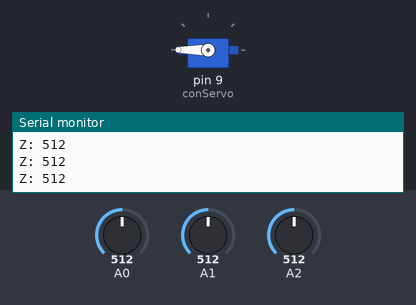
A sketch run on a simulated Arduino Uno, built with avr-gcc and run on an emulated ATmega328P. Parts: servo, the last lines printed to the serial monitor. Inputs (shaded band) come from the test bench; at power-on: A2 = 512, A0 = 512, A1 = 512.

Above: at 1.2 s.
1.3 s: A2 set to 327
2.8 s: A2 set to 299
At 3.7 s:
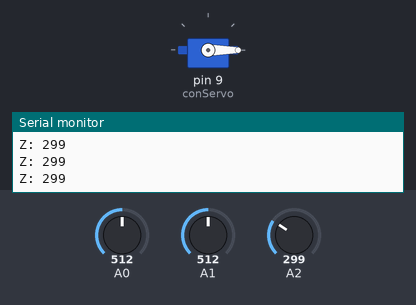
4.3 s: A2 set to 352
5.8 s: A2 set to 379
At 7.0 s:
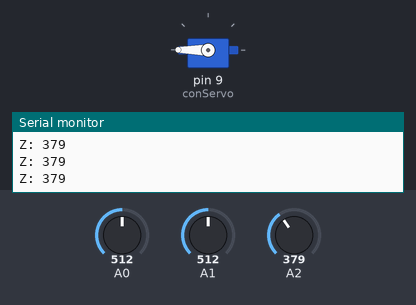
7.3 s: A2 set to 306
At 8.0 s:
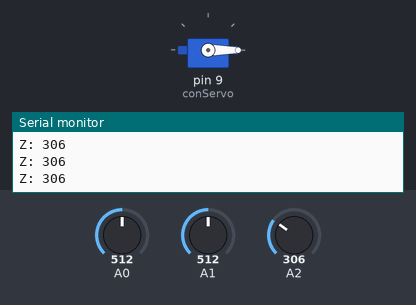
Timing chart, 0 to 10.3 s (numbered marks = the images above; inputs shaded):
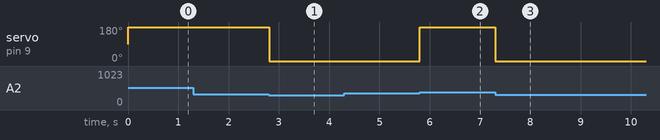

The sketch:

arduinoRobot.ino
```cpp
#include <Servo.h>

Servo conServo;  // create servo object

int xInput = A0;
int yInput = A1;
int zInput = A2;

int xAxisLow = 400;
int xAxisHigh = 600;
int yAxisLow;
int yAxisHigh;
int zAxisLow;
int zAxisHigh;

int accSampleSize = 10;

boolean goingFwd = true;

void setup()
{
  conServo.attach(9);  // attaches the servo on pin 9 to the servo object
  Serial.begin(9600);


}

void loop()
{

  int xRaw = ReadAxis(xInput);
  int yRaw = ReadAxis(yInput);
  int zRaw = ReadAxis(zInput);

  Serial.print("Z: ");
  Serial.print(zRaw);
  Serial.println();

  if (goingFwd == true){
    if (zRaw < 370){
      goFwd();
    } else {
      goBk();
      goingFwd = false;
    }
  } else {
    if (zRaw > 310){
      goBk();
    } else {
      goFwd();
      goingFwd = true;
    }
  }
}

void goFwd() {
  conServo.write(0);
}

void goBk(){
  conServo.write(180);
}

void halt(){
  conServo.write(91);
}

int ReadAxis(int axisPin){

  long reading = 0;
  analogRead(axisPin);
  delay(1);
  for (int i = 0; i < accSampleSize; i++){
    reading += analogRead(axisPin);
  }
  return reading/accSampleSize;
}
```

Measured:
- the behaviour switches between 311 and 310 on A2 (found by bisection; images 0 and 1)
- the behaviour switches between 369 and 370 on A2 (found by bisection; images 1 and 2)
- after the input at 2.8 s, servo on pin 9 (conServo): 180° → 0° at once
- after the input at 5.8 s, servo on pin 9 (conServo): 0° → 180° at once
- after the input at 7.3 s, servo on pin 9 (conServo): 180° → 0° at once
